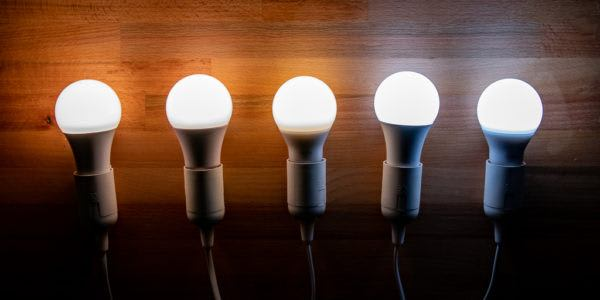
#> input picture images/test.jpg, 600 x 300 px, given in place of the camera
$ python Centroid.py
#> lines starting #> are read from the running program, lines starting #| are printed output that depends on the picture; after the words box and inside, x2 and y2 are one past the last pixel; in counts of white or black regions, pixels touching at a corner belong together
import cv2
import numpy as np
import imutils

cap = cv2.VideoCapture(0)

cap.set(3,1280)
cap.set(4,720)

while True:

    _,frame = cap.read()
#> frame is the input picture: shape (300, 600, 3); mean B, G, R 49.1, 63.1, 91.9

    hsv = cv2.cvtColor(frame, cv2.COLOR_BGR2HSV)
#> hsv: shape (300, 600, 3); mean H, S, V 34.7, 156.4, 93.6

    lower_blue = np.array([90,60,0])
    upper_blue = np.array([121,255,255])

    mask = cv2.inRange(hsv,lower_blue,upper_blue)
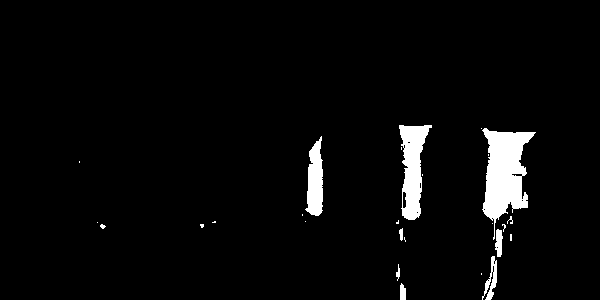
#> mask: shape (300, 600); 3.7% white; 26 white regions (17 under 20 px)

    cnts = cv2.findContours(mask, cv2.RETR_TREE,cv2.CHAIN_APPROX_SIMPLE)
#> cnts = 39 contours, 30 with area under 20; largest, box (x1, y1, x2, y2) and area: (482, 128, 536, 240) 2988, (399, 125, 432, 220) 1700, (305, 136, 323, 216) 905, (482, 256, 497, 300) 216, (495, 229, 503, 257) 132
    cnts = imutils.grab_contours(cnts)


    for c in cnts:
        area = cv2.contourArea(c)
        if area > 500:

            cv2.drawContours(frame, [c],-1,(0,255,0), 3)

            M = cv2.moments(c)

            cx = int(M["m10"]/M["m00"])
            cy = int(M["m01"]/M["m00"])

            cv2.circle(frame,(cx,cy),7,(255,255,255),-1)
            font = cv2.FONT_HERSHEY_SIMPLEX
            cv2.putText(frame, "Centre", (cx-20, cy-20), font,0.5, (0,255,0), 1)

            cv2.imshow("frame",frame)
#> this loop made 39 passes
#> (area, cx, cy) on passes 27, 28, 34: (905, 314, 181), (2987.5, 504, 172), (1700, 412, 168)
#> area on passes 1, 4, 10, 12, 32, 36: 67, 215.5, 131.5, 25.5, 27.5, 60
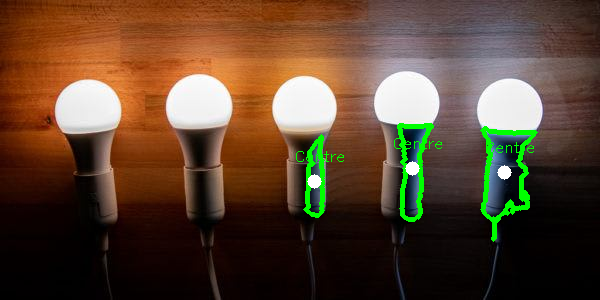
#> frame: shape (300, 600, 3); 2.32% of pixels changed, all inside (x1, y1, x2, y2) = (296, 123, 538, 242)

    print("area is ...", area)
#> (printed output is left out)
    print("centroid is at...",cx,cy)
#> (printed output is left out)

    k = cv2.waitKey(1000)
#> (key Esc is pressed here)
    if k == 27:
        break

cap.release()
cv2.destroyAllWindows()
